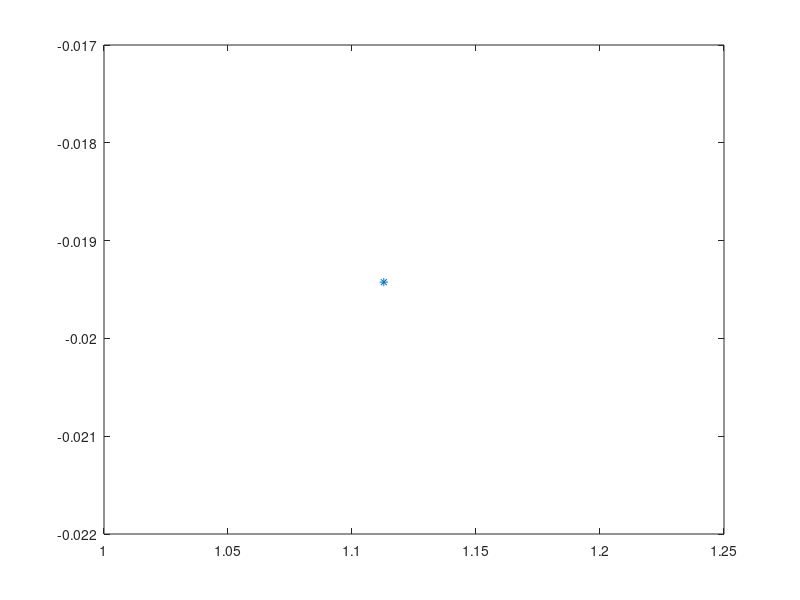

MATLAB code for this plot: (Note: this script raises an error after producing the figure.)
%% RANSAC 
% Cleaning the data
clear
load('scan4.mat')
c = 1;
for i=1:(length(r))
    if r(i,:) ~= 0
    r_clean(c,:) = r(i,:);
    theta_clean(c,:) = theta(i,:);
    c = c+1;
    end
end

% Computing the cartesian coordinates 
coordinates(1,:) = r_clean .* cos(deg2rad(theta_clean));
coordinates(2,:) = r_clean .* sin(deg2rad(theta_clean));

% test plot
% plot(x,y,'o')

% thresholds for x and y
threshold = 0.25*(max(coordinates(1,:)));

upper_x_threshold = 1.25*(max(coordinates(1,:)));
upper_y_threshold = 1.25*(max(coordinates(2,:)));
lower_x_threshold = 0.75*(min(coordinates(1,:)));
lower_y_threshold = 0.75*(min(coordinates(2,:)));

% defining the random points
rand1 = randi(length(coordinates(1,:)),1);
rand2 = randi(length(coordinates(1,:)),1);

if rand1 == rand2
    rand2 = randi(length(coordinates(1,:)),1);
end

x = coordinates(1,:);
y = coordinates(2,:);

x1 = x(rand1);
x2 = x(rand2);
y1 = y(rand1);
y2 = y(rand2);

% defining the line using the two point form of a line

% initialize khat
Khat = [0 0 1];
Tvector = [x2-x1 ; y2-y1 ; 1];
That = Tvector./vecnorm(Tvector);
Nhat = cross(Khat, That);

counter = 0;
coordinates = [coordinates ;ones(length(coordinates))];
coordinates = coordinates(1:3,:);
goodPoints = [];
goodMatrix = [zeros(length(coordinates(1,:)),10)];


for i=1:10
    rand1 = randi(length(coordinates(1,:)),1);
    rand2 = randi(length(coordinates(1,:)),1);

    if rand1 == rand2
        rand2 = randi(length(coordinates(1,:)),1);
    end

    x = coordinates(1,:);
    y = coordinates(2,:);

    x1 = x(rand1);
    x2 = x(rand2);
    y1 = y(rand1);
    y2 = y(rand2); 
    
    clear goodPoints 
    goodPoints = [];
    counter = 0;
    
    for m=1:length(coordinates(1,:))
        point = coordinates(:,m);
        pvector = [x1 - point(1) ; y1 - point(2); 1];
        perp_dist = dot(Nhat,pvector);
        if abs(perp_dist) < 0.01
            counter = counter + 1;
            goodPoints(length(goodPoints) + 1 )= m;
            
        end
        
    end
    goodMatrix (:,i) = [goodPoints zeros(1,length(coordinates(1,:))-length(goodPoints))];
end


for k = length(coordinates(1,:)):-1:1
    if any(goodMatrix(k,:))
        [~,index] = max(goodMatrix(k,:));
        break
        
    end
    
end

bestLine = goodMatrix(:,index);

bestLine = bestLine(bestLine ~= 0);

for i = 1:length(bestLine)
    plot(coordinates(1,bestLine(i)),coordinates(2,bestLine(i)),'*')

    
    
end

for i = 1:length(bestLine)
    coordinates(:,bestLine(i)) = [];


end
hold on


x_plot = 0:2;
y_plot = ((y2-y1)/(x2-x1))*(x_plot-x1) + y1;

figure(1)
plot(x_plot,y_plot,'--'), hold on

plot(x,y,'*r')
xval = [x1, x2];
yval = [y1, y2];
plot(xval, yval,'ob'), hold on

m = polyfit(xval,yval, 1);
x_fit = linspace(x1, x2, 50);
y_fit = m(1) * x_fit + m(2);

plot(x_fit, y_fit,'-.')

hold 0ff

% 
% max_counter = 0;
% for k=1:10
%     max_counter = zeros(1,10);
%     for j=1:97
%         if goodMatrix(j,k) ~= 0
%             max_counter(1,k) = max_counter(1,k) + 1;
%         end
%     end
% end
            
         
